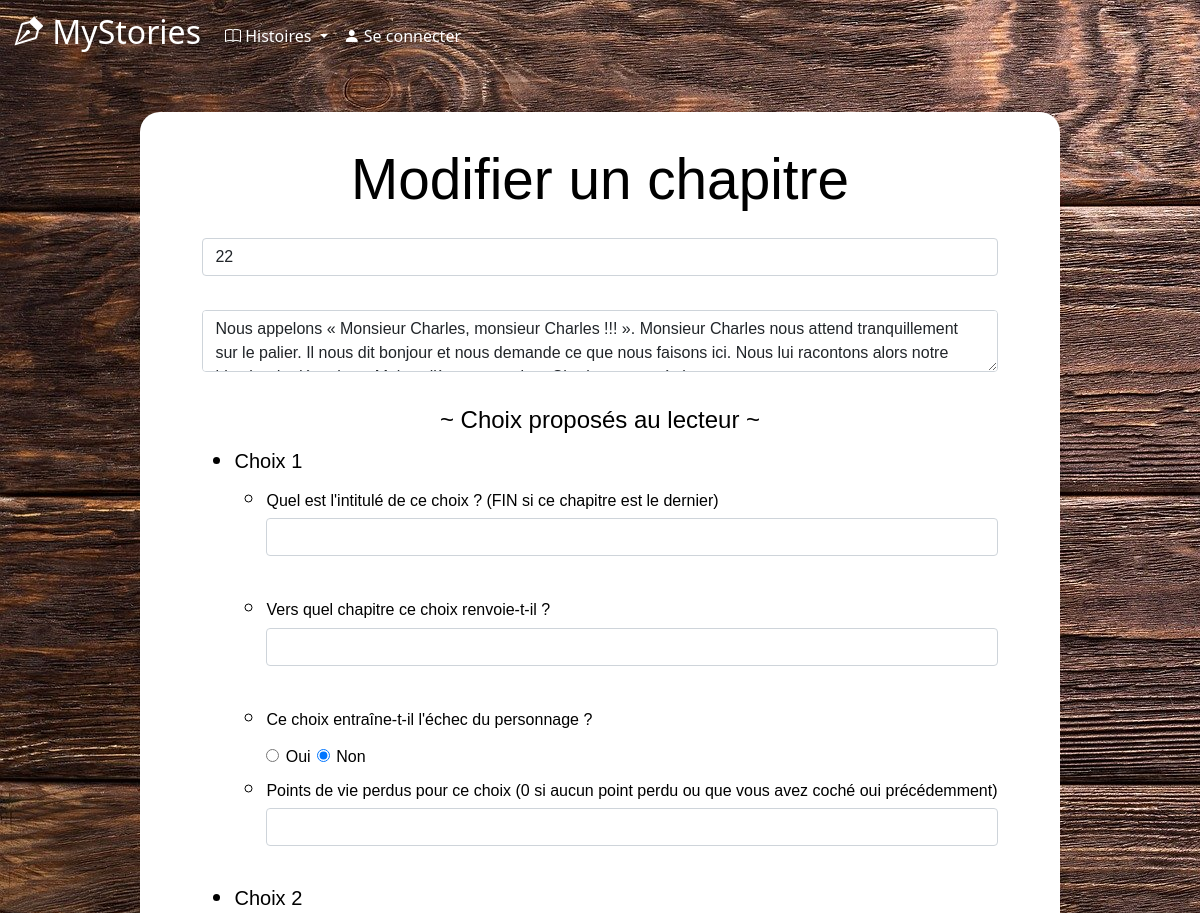
Page /story_modify_chapter.php?id_chapter=22 (upper part) on the earlier database version.
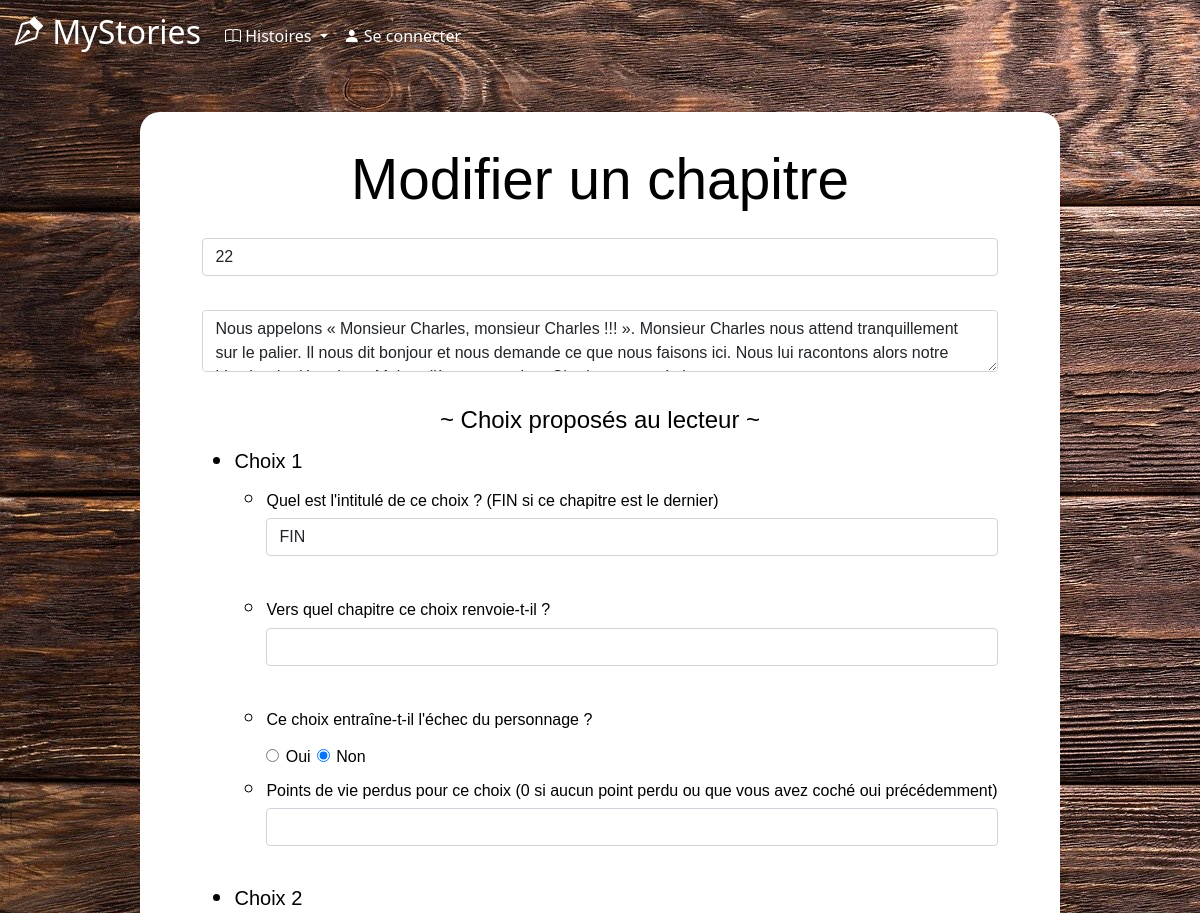
Same page on the later database version.
### tables this page shows
CREATE TABLE `chapters` (
  `id_chapter` int(11) NOT NULL,
  `id_story` int(11) NOT NULL,
  `numChapter` int(11) NOT NULL,
  `chapterContent` longtext NOT NULL,
  `choice1` mediumtext DEFAULT NULL,
  `choice2` mediumtext DEFAULT NULL,
  `choice3` mediumtext DEFAULT NULL
);

### story_modify_chapter.php (the view, shortened to what this page needs)
<?php include("includes/header.php") ?>
<?php include("includes/connect.php") ?>
<?php
$chapterId = $_GET["id_chapter"];
$id_story = $_GET['id_story'];
?>
<main>
    <div id="backgroundConnexion">
        <p class="titre_petit">Modifier un chapitre</p>
            <?php
            $requete = "SELECT * FROM chapters WHERE id_chapter = :id_chapter";
            $resultat = $bdd->prepare($requete);
            $resultat->execute(array("id_chapter" => $chapterId));
            $chapitre = $resultat->fetch();
            $num = $chapitre["numChapter"];
            $contenu = $chapitre["chapterContent"];
            $choice1 = $chapitre["choice1"];
            $requete = "SELECT * FROM chapters WHERE id_chapter = :id_chapter";
            $resultat = $bdd->prepare($requete);
            $resultat->execute(array("id_chapter" => $chapterId));
            $chapitre = $resultat->fetch();
            $numChap = $chapitre["numChapter"];
            $requete = "SELECT * FROM links WHERE id_story= :id_story AND Previous_Chapter = :previous AND Previous_Choice= :choice";
            $resultat = $bdd->prepare($requete);
            $resultat->execute(array('id_story' => $id_story, 'previous' => $numChap, 'choice' => 1));
            $links = $resultat->fetch();
            $refChoice1 = $links["Chapter"];
            $requete = "SELECT * FROM points WHERE id_story= :id_story AND chapter = :chapter AND numChoice= :choice";
            $resultat = $bdd->prepare($requete);
            $resultat->execute(array("id_story" => $id_story, "chapter" => $numChap, "choice" => 1));
            $Echec = $resultat->fetch();
            $echec1 = $Echec["death"];
            ?>
        <div id="centre">
            <form method="post">
                <div>
                    <div>
                        <input type="number" name="numero" class="form-control" value="<?= $num ?>" required autofocus>
                    </div>
                </div>
                <br />
                <div>
                    <div>
                        <textarea name="contenu" class="form-control" required><?= $contenu ?></textarea>
                    </div>
                </div>
                <br />
                <div>
                    <h4 id="centre"> ~ Choix proposés au lecteur ~ </h4>
                    <ul>
                        <li>
                            <h5>Choix 1</h5>
                        </li>
                        <div>
                            <ul>
                                <li>
                                    <h6> Quel est l'intitulé de ce choix ? (FIN si ce chapitre est le dernier)</h6>
                                </li>
                                <input type="text" name="choice1" class="form-control" value="<?= $choice1 ?>" required autofocus>
                                <br />
                                <li>
                                    <h6> Vers quel chapitre ce choix renvoie-t-il ? </h6>
                                </li>
                                <?php if ($refChoice1 == 0) { ?>
                                    <input type="number" name="refChoice1" class="form-control" autofocus>
                                <?php
                                } else { ?>
                                    <input type="number" name="refChoice1" class="form-control" value="<?= $refChoice1 ?>" autofocus>
                                <?php
                                } ?>
                                <br />
                                <li>
                                    <h6> Ce choix entraîne-t-il l'échec du personnage ? </h6>
                                </li>
                                <?php if ($echec1 == 0) { ?>
                                    <input type="radio" name="echec1" id="oui" value="oui">
                                    <label style="font-size:medium" for="oui">Oui</label>
                                    <input type="radio" name="echec1" id="non" value="non" checked>
                                    <label style="font-size:medium" for="oui">Non</label>
                                <?php
                                } ?>
                                <br />
                                <li>
                                    <h6> Points de vie perdus pour ce choix (0 si aucun point perdu ou que vous avez coché oui précédemment)</h6>
                                </li>
                                <input type="number" name="points1" class="form-control" value="<?= $points1 ?>" autofocus>
                            </ul>
                        </div>
                        <br />
                        <li>
                            <h5>Choix 2</h5>
                        </li>
                        <br />
                    </ul>
                </div>
                <br />
            </form>
        </div>
    </div>
</main>

Differences in the rows shown:
changed chapters: choice1 (not shown) → "FIN"
